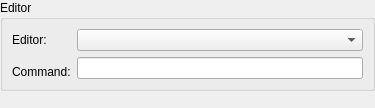
<ui version="4.0" >
 <class>DlgEditorBase</class>
 <widget class="QWidget" name="DlgEditorBase" >
  <property name="geometry" >
   <rect>
    <x>0</x>
    <y>0</y>
    <width>375</width>
    <height>108</height>
   </rect>
  </property>
  <layout class="QVBoxLayout" name="verticalLayout_3" >
   <property name="margin" >
    <number>0</number>
   </property>
   <item>
    <widget class="QGroupBox" name="groupBox_2" >
     <property name="title" >
      <string>Editor</string>
     </property>
     <layout class="QGridLayout" name="gridLayout" >
      <item row="0" column="0" >
       <widget class="QLabel" name="label" >
        <property name="text" >
         <string>Editor:</string>
        </property>
       </widget>
      </item>
      <item row="0" column="1" >
       <widget class="QComboBox" name="kcfg_ExternalEditor" >
        <property name="whatsThis" >
         <string comment="@info:whatsthis" >Choose the editor you want to launch when Okular wants to open a source file.</string>
        </property>
       </widget>
      </item>
      <item rowspan="2" row="1" column="1" >
       <widget class="QStackedWidget" name="stackCommands" >
        <property name="currentIndex" >
         <number>1</number>
        </property>
        <widget class="QWidget" name="page" >
         <layout class="QVBoxLayout" name="verticalLayout_2" >
          <property name="margin" >
           <number>0</number>
          </property>
          <item>
           <widget class="QLineEdit" name="kcfg_ExternalEditorCommand" />
          </item>
         </layout>
        </widget>
        <widget class="QWidget" name="page_2" >
         <layout class="QVBoxLayout" name="verticalLayout" >
          <property name="margin" >
           <number>0</number>
          </property>
          <item>
           <widget class="QLineEdit" name="leReadOnlyCommand" >
            <property name="readOnly" >
             <bool>true</bool>
            </property>
           </widget>
          </item>
         </layout>
        </widget>
       </widget>
      </item>
      <item row="2" column="0" >
       <widget class="QLabel" name="label_2" >
        <property name="text" >
         <string>Command:</string>
        </property>
       </widget>
      </item>
     </layout>
    </widget>
   </item>
   <item>
    <spacer>
     <property name="orientation" >
      <enum>Qt::Vertical</enum>
     </property>
     <property name="sizeType" >
      <enum>QSizePolicy::Expanding</enum>
     </property>
     <property name="sizeHint" stdset="0" >
      <size>
       <width>20</width>
       <height>4</height>
      </size>
     </property>
    </spacer>
   </item>
  </layout>
 </widget>
 <connections/>
</ui>
